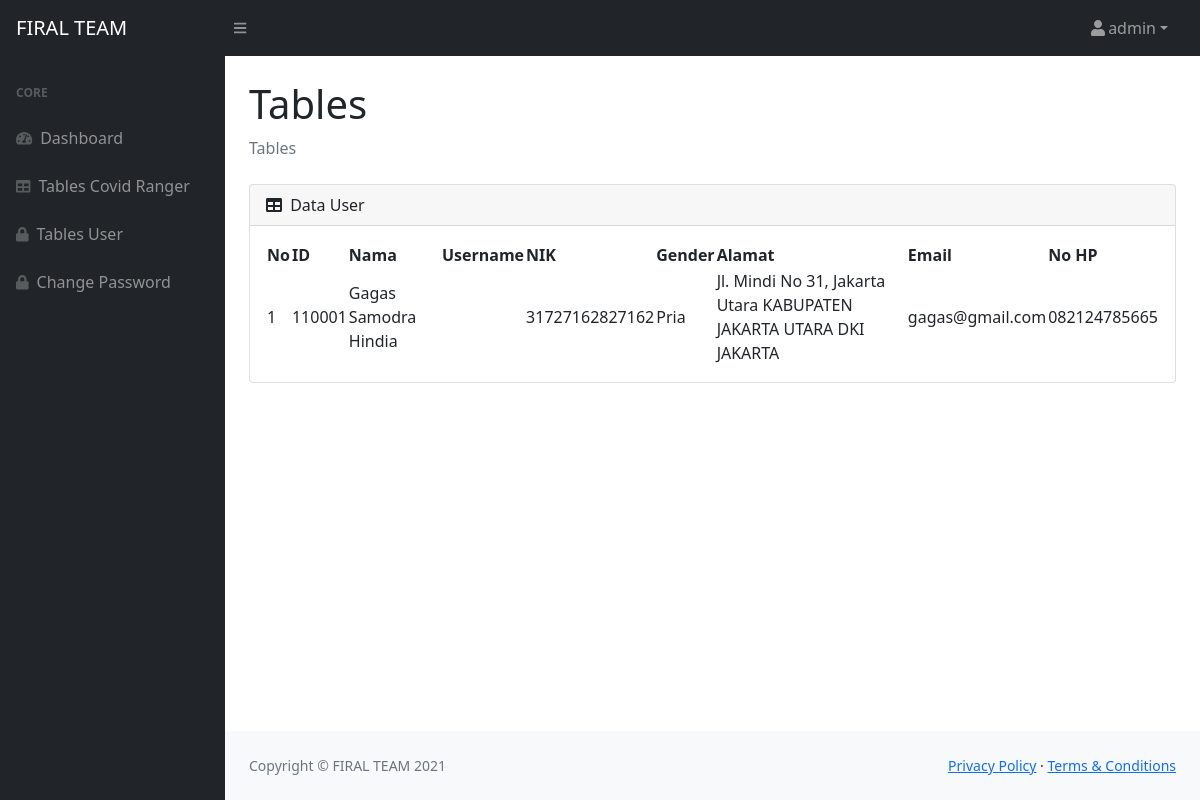
/table_ranger.php (signed in), run on an earlier commit of the app's database.
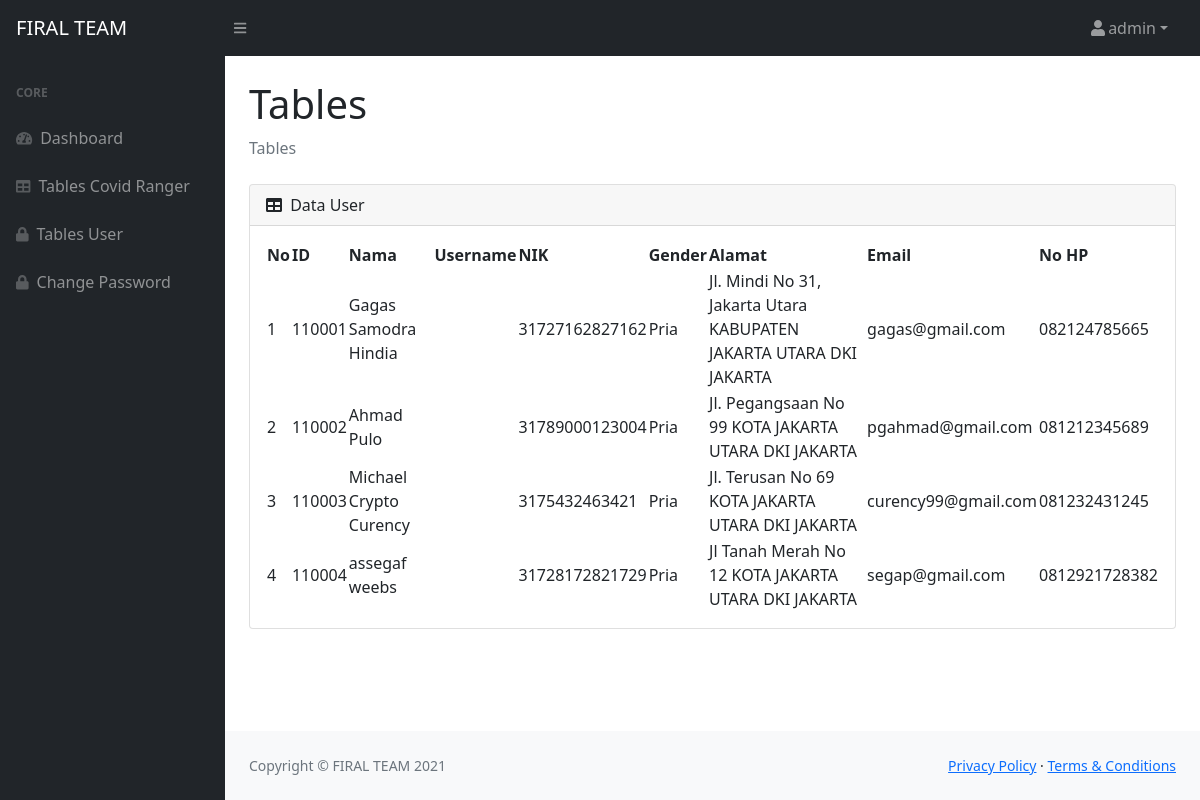
And on a later commit of the database.
### tables this page shows
CREATE TABLE `covid_ranger` (
  `id` int(11) NOT NULL,
  `nama_lengkap` varchar(50) NOT NULL,
  `jenis_kelamin` varchar(50) NOT NULL,
  `email` varchar(40) NOT NULL,
  `no_hp` varchar(20) NOT NULL,
  `alamat` varchar(50) NOT NULL,
  `provinsi` varchar(50) NOT NULL,
  `kota` varchar(50) NOT NULL,
  `kelurahan` varchar(50) NOT NULL,
  `kecamatan` varchar(50) NOT NULL,
  `NIK` varchar(50) NOT NULL,
  `usia` int(11) NOT NULL,
  `tempat_lahir` varchar(50) NOT NULL,
  `tanggal_lahir` varchar(50) NOT NULL
);

### table_ranger.php (the view, shortened to what this page needs)
<?php
    require_once 'config.php';
     $result = mysqli_query($con, "SELECT * FROM covid_ranger ORDER BY id ASC");
 ?>
<!DOCTYPE html>
<html lang="en">
    <head>
        <link href="https://cdn.jsdelivr.net/npm/simple-datatables@latest/dist/style.css" rel="stylesheet" />
        <link href="https://cdn.jsdelivr.net/npm/bootstrap@5.0.1/dist/css/bootstrap.min.css" rel="stylesheet">
        <link href="https://cdn.jsdelivr.net/npm/bootstrap@5.0.0-beta3/dist/css/bootstrap.min.css" rel="stylesheet"
>
        <link href="css/styles.css" rel="stylesheet"/>
    </head>
    <body class="sb-nav-fixed">
        <nav class="sb-topnav navbar navbar-expand navbar-dark bg-dark">
            <a class="navbar-brand ps-3" href="admin.php">FIRAL TEAM</a>
            <button class="btn btn-link btn-sm order-1 order-lg-0 me-4 me-lg-0" id="sidebarToggle" href="#!"><i class="fas fa-bars"></i></button>
            <ul class="navbar-nav ms-auto ms-md-0 me-3 me-lg-4">
                <li class="nav-item dropdown">
                    <a class="nav-link dropdown-toggle" id="navbarDropdown" href="#" role="button" data-bs-toggle="dropdown" aria-expanded="false"><i class="fas fa-user fa-fw"></i>admin</a>
                </li>
            </ul>
        </nav>
        <div id="layoutSidenav">
            <div id="layoutSidenav_nav">
                <nav class="sb-sidenav accordion sb-sidenav-dark" id="sidenavAccordion">
                    <div class="sb-sidenav-menu">
                        <div class="nav">
                            <div class="sb-sidenav-menu-heading">Core</div>
                            <a class="nav-link" href="admin.php">
                                <div class="sb-nav-link-icon"><i class="fas fa-tachometer-alt"></i></div>
                                Dashboard
                            </a>
                            <a class="nav-link" href="tables.php">
                                <div class="sb-nav-link-icon"><i class="fas fa-table"></i></div>
                                Tables Covid Ranger
                            </a>
                            <a class="nav-link" href="table_ranger.php">
                                <div class="sb-nav-link-icon"><i class="fas fa-lock"></i></div>
                                Tables User
                            </a>
                            <a class="nav-link" href="password_admin.php">
                                <div class="sb-nav-link-icon"><i class="fas fa-lock"></i></div>
                                Change Password
                            </a>
                        </div>
                    </div>
                </nav>
            </div>
            <div id="layoutSidenav_content">
                <main>
                    <div class="container-fluid px-4">
                        <h1 class="mt-4">Tables</h1>
                        <ol class="breadcrumb mb-4">
                            <li class="breadcrumb-item active">Tables</li>
                        </ol>
                        <div class="card mb-4">
                            <div class="card-header">
                                <i class="fas fa-table me-1"></i>
                                Data User
                            </div>
                            <div class="card-body">
                                <table id="datatablesSimple">
                                    <thead>
                                        <tr>
                                            <th>No</th>
                                            <th>ID</th>
                                            <th>Nama</th>
                                            <th>Username</th>
                                            <th>NIK</th>
                                            <th>Gender</th>
                                            <th>Alamat</th>
                                            <th>Email</th>
                                            <th>No HP</th>
                                        </tr>
                                    </thead>
                                    <tbody>
                                        <?php $no = 1; ?>
                                        <?php foreach($result as $row) : ?>
                                            <tr>
                                                <td><?= $no;$no++; ?></td>
                                                <td><?= $row["id"] ?></td>
                                                <td><?= $row["nama_lengkap"] ?></td>
                                                <td><?= $row["username"] ?></td>
                                                <td><?= $row["NIK"] ?></td>
                                                <td><?= $row["jenis_kelamin"] ?></td>
                                                <td><?= $row["alamat"]. ' '. $row["kota"].' '. $row["provinsi"] ?></td>
                                                <td><?= $row["email"] ?></td>
                                                <td><?= $row["no_hp"] ?></td>
                                        </tr>
                                        <?php endforeach; ?>
                                    </tbody>
                                </table>
                            </div>
                        </div>
                    </div>
                </main>
                <footer class="py-4 bg-light mt-auto">
                    <div class="container-fluid px-4">
                        <div class="d-flex align-items-center justify-content-between small">
                            <div class="text-muted">Copyright &copy; FIRAL TEAM 2021 </div>
                            <div>
                                <a href="#">Privacy Policy</a>
                                &middot;
                                <a href="#">Terms &amp; Conditions</a>
                            </div>
                        </div>
                    </div>
                </footer>
            </div>
        </div>
    </body>
</html>

What changed in the data, as far as the page shows it:
added covid_ranger: id "110002", nama_lengkap "Ahmad Pulo", NIK "31789000123004", jenis_kelamin "Pria", alamat "Jl. Pegangsaan No 99", kota "KOTA JAKARTA UTARA", provinsi "DKI JAKARTA", email "pgahmad@gmail.com", no_hp "081212345689"
added covid_ranger: id "110003", nama_lengkap "Michael Crypto Curency", NIK "3175432463421", jenis_kelamin "Pria", alamat "Jl. Terusan No 69", kota "KOTA JAKARTA UTARA", provinsi "DKI JAKARTA", email "curency99@gmail.com", no_hp "081232431245"
added covid_ranger: id "110004", nama_lengkap "assegaf weebs", NIK "31728172821729", jenis_kelamin "Pria", alamat "Jl Tanah Merah No 12", kota "KOTA JAKARTA UTARA", provinsi "DKI JAKARTA", email "segap@gmail.com", no_hp "0812921728382"
